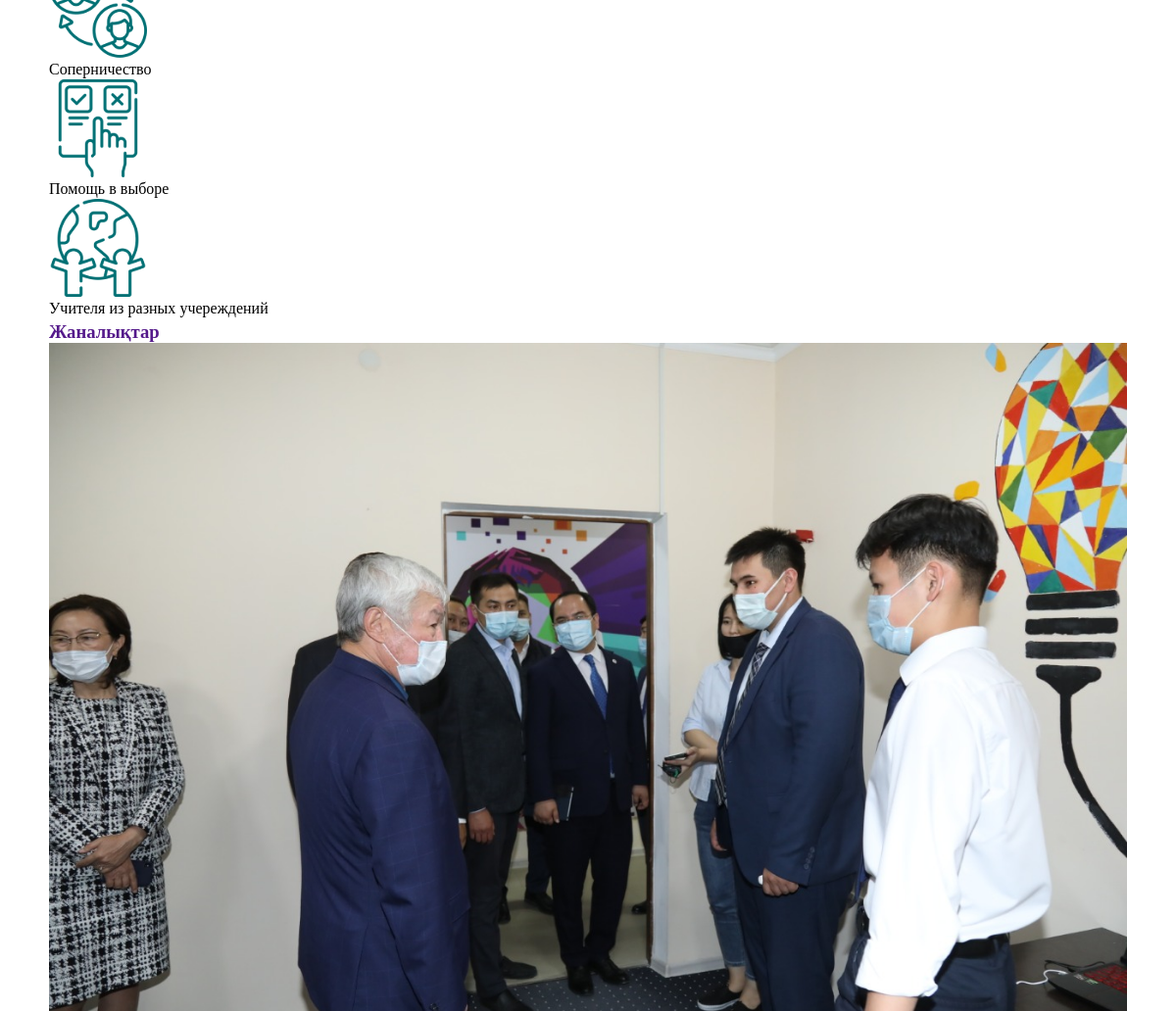
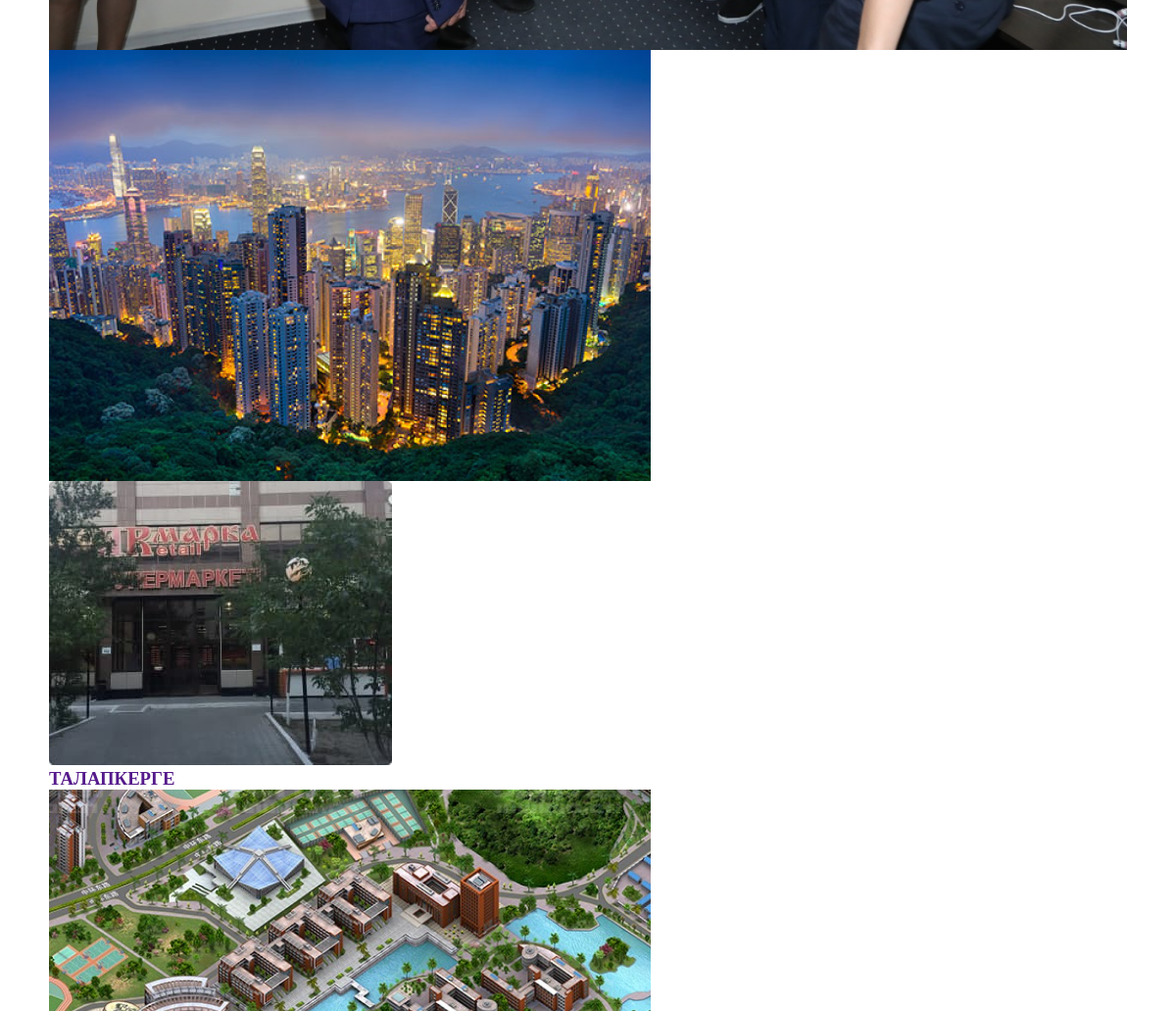
Before: / (middle part) with the older database file (2 pictures, top to bottom).
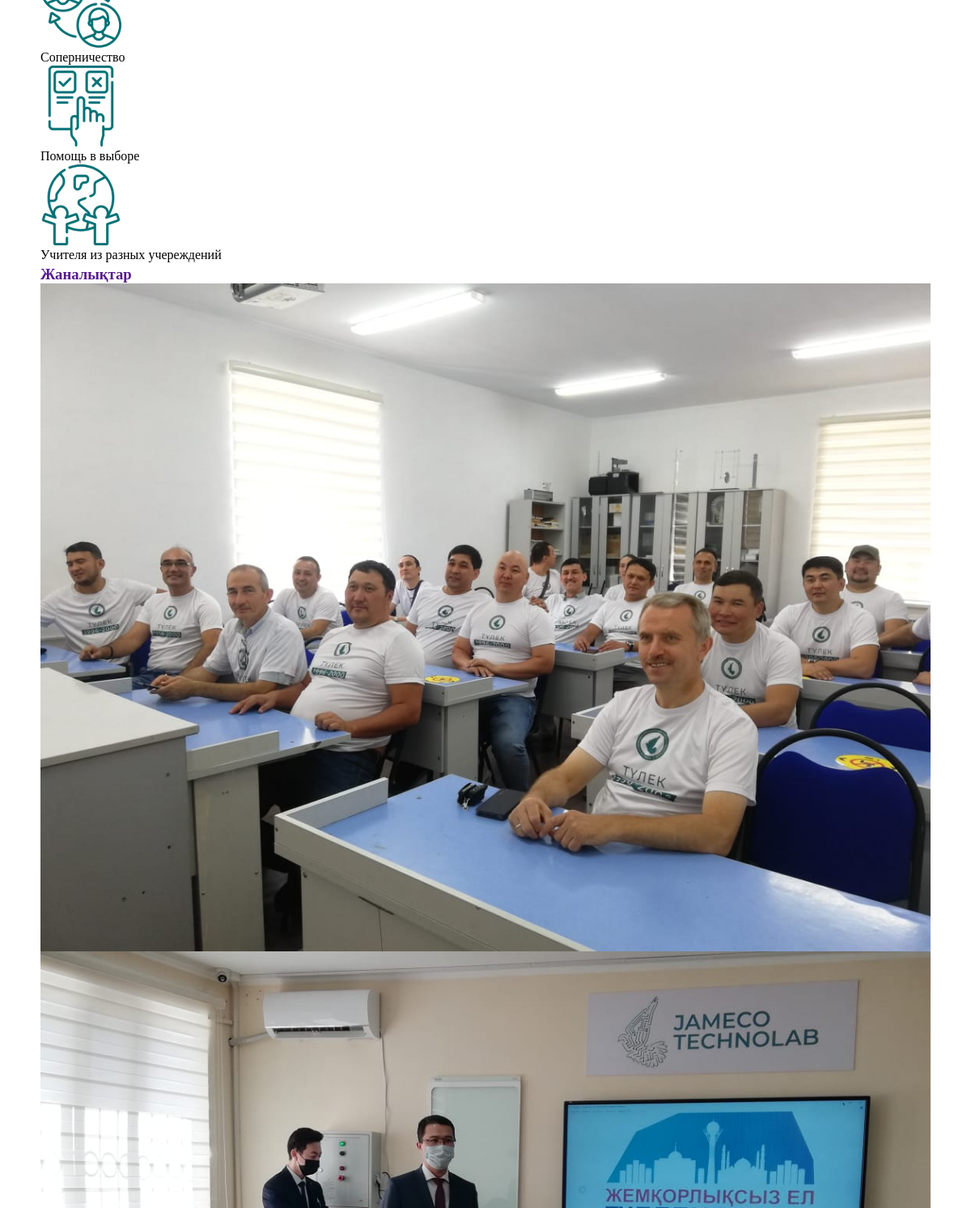
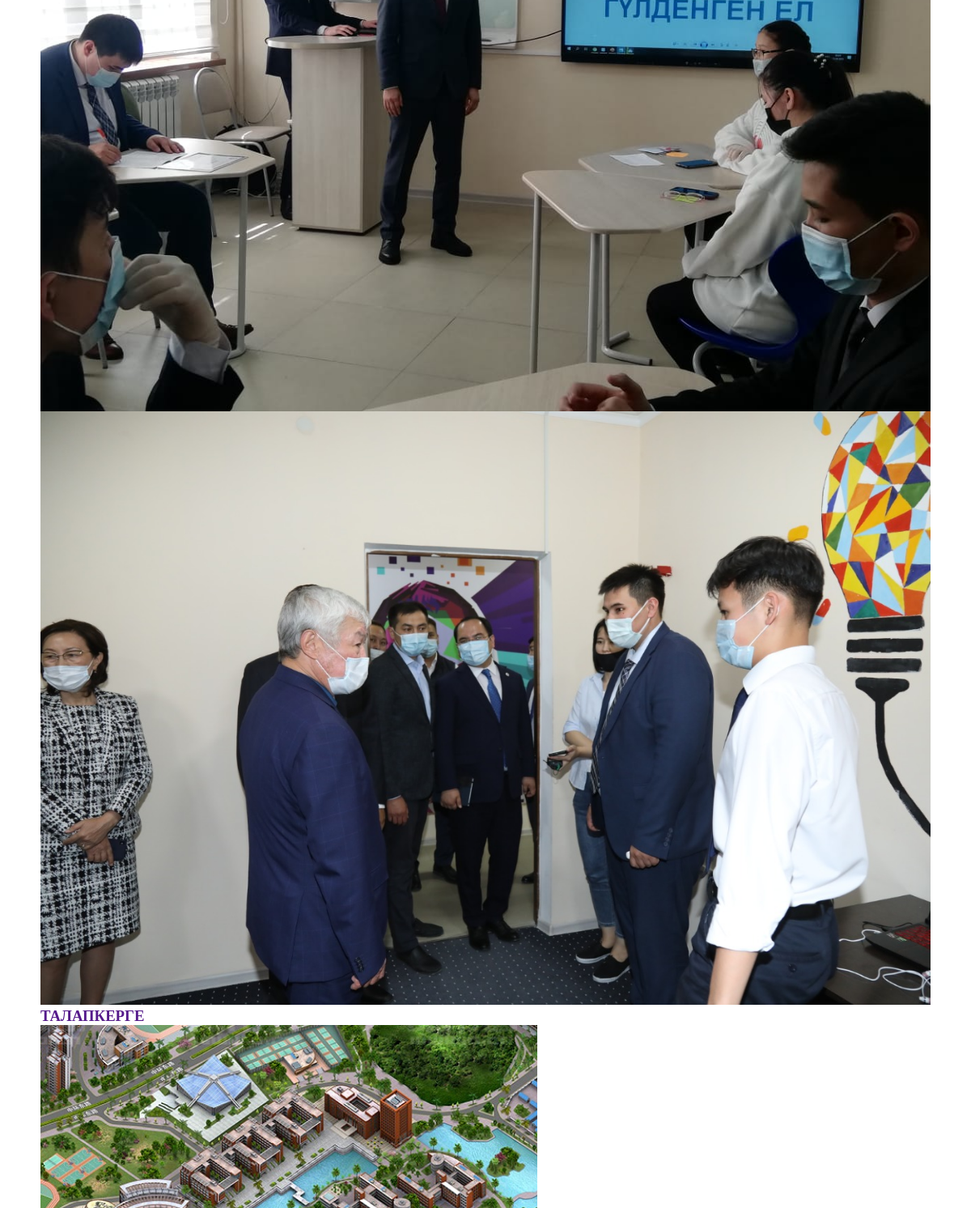
After: the same page with the newer database file (2 pictures, top to bottom).
### mainapp/models.py (models this page shows, shortened)
class SwiperImg(models.Model):
    img = models.ImageField(upload_to="gallery")

class Post(models.Model):
    class Meta:
        abstract = True
    title = models.CharField(max_length=20)
    description = models.TextField(max_length=400)
    img = models.ImageField(upload_to="gallery")

class TalapkerPost(Post):
    def __str__(self):
        return " {} ".format(self.title)

### mainapp/views.py (the view)
# urls.py: path('', index_page ,name='index' ),
def index_page(request):
    talapker = TalapkerPost.objects.order_by('-id')[:3]
    slider = SwiperImg.objects.order_by('-id')[:6]
    bigPost = NewsBigPost.objects.all()
    shortPost = NewsShortPost.objects.order_by('-id')[:2]
    longPost = NewsLongPost.objects.all()
    dropdown = NavList.objects.all()
    return render(request, 'index.html', {'dropdown':dropdown,'talapker': talapker,'slider': slider,'bigPost': bigPost.last(),'shortPost':shortPost,'longPost':longPost.last()})

### templates/index.html (shortened to what this page needs)
 {% load static %}
<!DOCTYPE html>
<html lang="en">
<head>
    <link rel="stylesheet" href="{%static 'css/style.css'%}">
    <link rel="stylesheet" href="https://cdnjs.cloudflare.com/ajax/libs/font-awesome/6.0.0-beta2/css/all.min.css"
    />
    <link rel="stylesheet" href="https://unpkg.com/swiper@7/swiper-bundle.min.css" />
</head>
<body>
    {%block content%}
    <section class="main_features">
        <div class="container">
            <div class="main_features__body">
                <div class="main_featurs_icon-list">
                    <div class="main_featurs_icon-item">
                        <div class="main_featurs_icon">
                            <img src="../static/img/main_features_icon-4.svg" alt="">
                        </div>
                        <div class="main_featurs_icon-text">
                            <p>Соперничество</p>
                        </div>
                    </div>
                    <div class="main_featurs_icon-item">
                        <div class="main_featurs_icon">
                            <img src="../static/img/main_features_icon-5.svg" alt="">
                        </div>
                        <div class="main_featurs_icon-text">
                            <p>Помощь в выборе</p>
                        </div>
                    </div>
                    <div class="main_featurs_icon-item">
                        <div class="main_featurs_icon">
                            <img src="../static/img/main_features_icon-6.svg" alt="">
                        </div>
                        <div class="main_featurs_icon-text">
                            <p>Учителя из разных учереждений</p>
                        </div>
                    </div>
                </div>
            </div>
        </div>
    </section>
    <div class="intro">
        <div class="container">
            <div class="intro__body">
                <div class="intro_title">
                    <h3 class="hypertitle">
                        <a href="">Жаналықтар</a>
                    </h3>
                </div>
                <div class="intro_sliper-container">
                    <div class="intro_swiper-container">
                        <div class="swiper swiper_slider-intro">
                            <div class="swiper-wrapper">
                                {% for slide in slider %}
                                <div class="swiper-slide">
                                    <img src="{{slide.img.url}}" alt="">
                                </div>
                                {% endfor %}
                            </div>
                        </div>
                    </div>
                </div>
            </div>
        </div>
    </div>
    <div class="features">
        <div class="container">
            <div class="features__body">
                <div class="features_title">
                    <h3 class="hypertitle">
                        <a href="">ТАЛАПКЕРГЕ</a>
                    </h3>
                </div>
                <div class="features_row">
                    {%for el in talapker%}
                    <div class="features_card">
                        <div class="features_card-img">
                            <img src="{{el.img.url}}" alt="">
                        </div>
                    </div>
                    {%endfor%}
                </div>
            </div>
        </div>
    </div>
    {%endblock%}
</body>
</html>

### static/css/style.css (style rules this page uses)
* { padding: 0; margin: 0; border: 0; }
*, *:before, *:after { -webkit-box-sizing: border-box; box-sizing: border-box; scroll-behavior: smooth; }
html, body { width: 100%; font-size: 100%; line-height: normal; font-size: 16px; font-family: "Open Sans"; }
a, a:visited { text-decoration: none; }
h1, h2, h3, h4, h5, h6 { font-family: "Open Sans"; }
img { max-width: 100%; display: block; height: auto; -webkit-user-select: none; -moz-user-select: none; -ms-user-select: none; user-select: none; vertical-align: top; -o-object-fit: contain; object-fit: contain; }
.container { max-width: 1290px; margin: 0 auto; }
@media (max-width: 1365px) { .container { max-width: 1100px; } }

Changed rows visible on the page:
removed SwiperImg: img (picture)
removed SwiperImg: img (picture)
added SwiperImg: img (picture)
added SwiperImg: img (picture)
